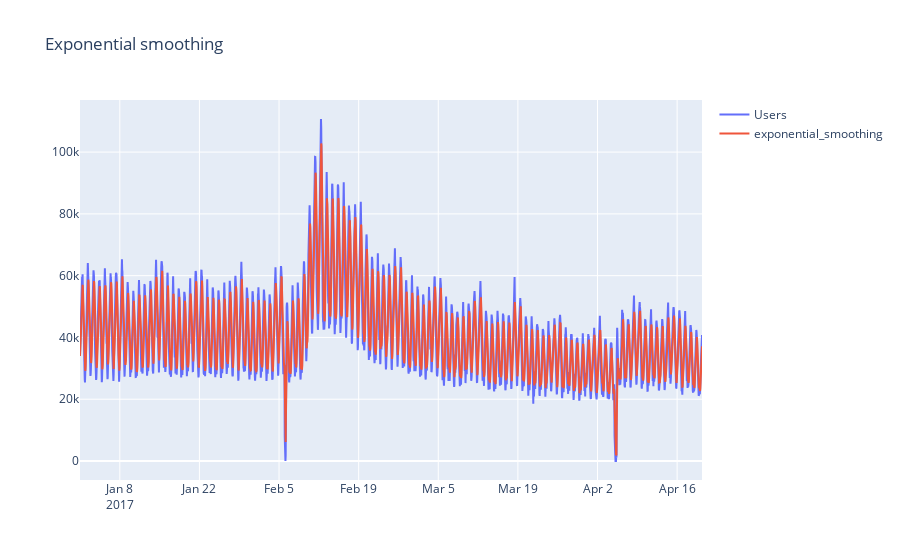

Notebook code cell kept with this figure:
### Code cell
dataset['exponential_smoothing']=exponential_smoothing(dataset.Users,0.3)
plotly_df(dataset, 'Exponential smoothing')

### Figure 1 — Plotly figure (JSON) as saved in the notebook; plotly's stock layout.template omitted (floating-point values rounded to 4 significant figures; data arrays with more than 128 entries replaced by an {"elided": "..."} marker saying what was removed)
{"data": [{"mode": "lines", "name": "Users", "type": "scatter", "x": {"elided": "2625 str values"}, "y": {"elided": "2625 int values"}}, {"mode": "lines", "name": "exponential_smoothing", "type": "scatter", "x": {"elided": "2625 str values"}, "y": {"elided": "2625 float values"}}], "layout": {"title": {"text": "Exponential smoothing"}}}
